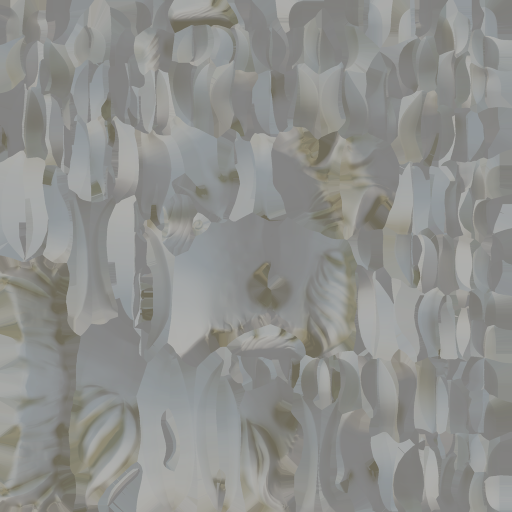
#> input picture godot/assets3d/bodies/Base Characters/Godot - UE/T_Hair_1_BaseColor.png, 1024 x 1024 px (shown at 1/2 size)
$ python -i spike_items.py   (imports and definitions only)
#> lines starting #> are read from the running program, lines starting #| are printed output that depends on the picture
"""World Compiler spikes T1 + T2 — does modular item art actually work?

T1  palette + treatment over a base icon   (low risk, expected to work)
T2  true part layering in registration     (high risk, the real question)

Both produce contact sheets for visual judgement. GPU cost ~15 images.
"""
import json, time, urllib.request, uuid, io, os, math
from PIL import Image, ImageChops, ImageFilter, ImageDraw

COMFY = "http://127.0.0.1:8188"
TURBO = "DreamShaperXL_Turbo_v2_1.safetensors"
NEG = ("text, watermark, signature, photo, photorealistic, person, hands, "
       "multiple objects, cluttered, blurry")
HERE = os.path.dirname(os.path.abspath(__file__))


# ── ComfyUI ────────────────────────────────────────────────────────────────
def post(path, payload):
    req = urllib.request.Request(COMFY + path, data=json.dumps(payload).encode(),
                                 headers={"Content-Type": "application/json"})
    return json.loads(urllib.request.urlopen(req, timeout=600).read())


def get_json(path):
    return json.loads(urllib.request.urlopen(COMFY + path, timeout=60).read())


def gen(prompt, seed, size=512, steps=6):
    wf = {
        "4": {"class_type": "CheckpointLoaderSimple", "inputs": {"ckpt_name": TURBO}},
        "5": {"class_type": "EmptyLatentImage",
              "inputs": {"width": size, "height": size, "batch_size": 1}},
        "6": {"class_type": "CLIPTextEncode", "inputs": {"text": prompt, "clip": ["4", 1]}},
        "7": {"class_type": "CLIPTextEncode", "inputs": {"text": NEG, "clip": ["4", 1]}},
        "3": {"class_type": "KSampler",
              "inputs": {"seed": seed, "steps": steps, "cfg": 2.0,
                         "sampler_name": "dpmpp_sde", "scheduler": "karras", "denoise": 1.0,
                         "model": ["4", 0], "positive": ["6", 0],
                         "negative": ["7", 0], "latent_image": ["5", 0]}},
        "8": {"class_type": "VAEDecode", "inputs": {"samples": ["3", 0], "vae": ["4", 2]}},
        "9": {"class_type": "SaveImage", "inputs": {"filename_prefix": "mfspike", "images": ["8", 0]}},
    }
    r = post("/prompt", {"prompt": wf, "client_id": str(uuid.uuid4())})
#> further down, picture is the input picture: PIL image 1024x1024 RGB; mean R, G, B 143, 144.1, 141.4
    pid = r["prompt_id"]
    t0 = time.time()
    while True:
        h = get_json("/history/" + pid)
        if pid in h:
            fn = h[pid]["outputs"]["9"]["images"][0]["filename"]
            break
        if time.time() - t0 > 300:
            raise RuntimeError("timeout")
        time.sleep(0.2)
    raw = urllib.request.urlopen(
        COMFY + "/view?filename=%s&type=output" % fn, timeout=60).read()
    return Image.open(io.BytesIO(raw)).convert("RGBA")


# ── Image ops ──────────────────────────────────────────────────────────────
# [7 lines left out: function key_out, not called in this run]


def content_box(im):
    a = im.split()[-1]
    return a.getbbox()


# [33 lines left out: functions normalize, gradient_map, rim_glow, not called in this run]


def add_wear(im, seed=3):
#> called with seed = 3
    import random
    random.seed(seed)
    scratch = Image.new("L", im.size, 0)
#> scratch: PIL image 1024x1024 L; every value is 0
    d = ImageDraw.Draw(scratch)
    for _ in range(70):
        x, y = random.randrange(im.size[0]), random.randrange(im.size[1])
        d.line([x, y, x + random.randint(-14, 14), y + random.randint(-14, 14)],
               fill=random.randint(40, 110), width=1)
    scratch = scratch.filter(ImageFilter.GaussianBlur(0.6))
    rgb = im.convert("RGB")
    darkened = ImageChops.subtract(rgb, Image.merge("RGB", (scratch, scratch, scratch)))
    out = darkened.convert("RGBA")
    out.putalpha(im.split()[-1])
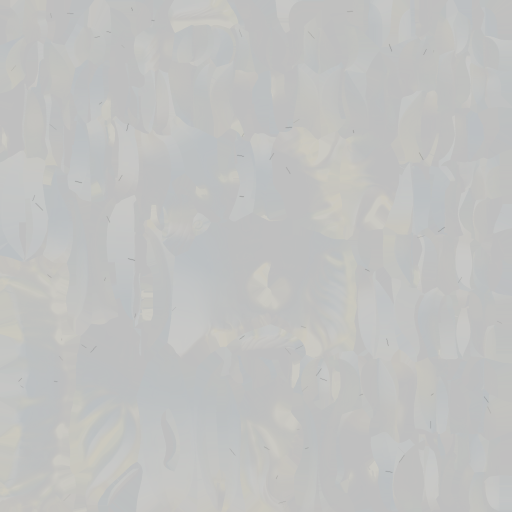
#> out: PIL image 1024x1024 RGBA (shown at 1/2 size); mean R, G, B, A 142.9, 144, 141.3, 141.4; transparent parts drawn white
    return out


# [13 lines left out: function sheet, not called in this run]


MATERIALS = {
    "iron":   ((26, 28, 34), (196, 204, 214)),
    "bronze": ((48, 30, 12), (226, 172, 88)),
    "bone":   ((52, 46, 34), (238, 231, 206)),
    "neon":   ((10, 24, 34), (92, 240, 236)),
    "blood":  ((38, 8, 10), (206, 74, 74)),
}
RARITY = {"common": None, "uncommon": (140, 220, 150),
          "rare": (150, 170, 250), "epic": (215, 150, 250), "legendary": (245, 200, 110)}

# [3 lines not run here, left out]

t0 = time.time()
# [3 lines that did not run here, left out]
# [1 line that did not run here, left out]
# [1 line not run here, left out]

t1_tiles = []
# [16 lines not run here, left out]

FRAME = ("isolated on plain solid black background, centered, orthographic side view, "
         "flat even lighting, game asset sheet, painted fantasy, no text")
PARTS = {
    "blade": ["a straight double-edged sword blade only, no handle, no crossguard, vertical",
              "a curved sabre blade only, no handle, no crossguard, vertical",
              "a broad leaf-shaped sword blade only, no handle, vertical"],
    "guard": ["a sword crossguard only, horizontal bar, no blade, no grip",
              "an ornate winged sword crossguard only, horizontal, no blade",
              "a simple straight iron sword crossguard only, horizontal, no blade"],
    "grip":  ["a sword handle grip with round pommel only, no blade, no crossguard, vertical",
              "a leather-wrapped sword grip with gem pommel only, no blade, vertical",
              "a bone sword grip with skull pommel only, no blade, vertical"],
}
lib, t2_time = {}, time.time()
# [7 lines not run here, left out]

# Compose: normalise each part into its own BAND of a fixed canvas.
CANVAS = (420, 620)
BANDS = {"blade": (0.00, 0.55), "guard": (0.52, 0.66), "grip": (0.63, 1.00)}


# [20 lines left out: functions fit_band, assemble, not called in this run]


t2_tiles = []
combos = [(0, 0, 0), (1, 1, 1), (2, 2, 2), (0, 1, 2), (1, 2, 0), (2, 0, 1),
          (0, 2, 1), (1, 0, 2), (2, 1, 0)]
# [6 lines not run here, left out]

raws = []
# [10 lines not run here, left out]

>>> from PIL import Image
>>> picture = Image.open('../godot/assets3d/bodies/Base Characters/Godot - UE/T_Hair_1_BaseColor.png')
>>> result = add_wear(picture)
